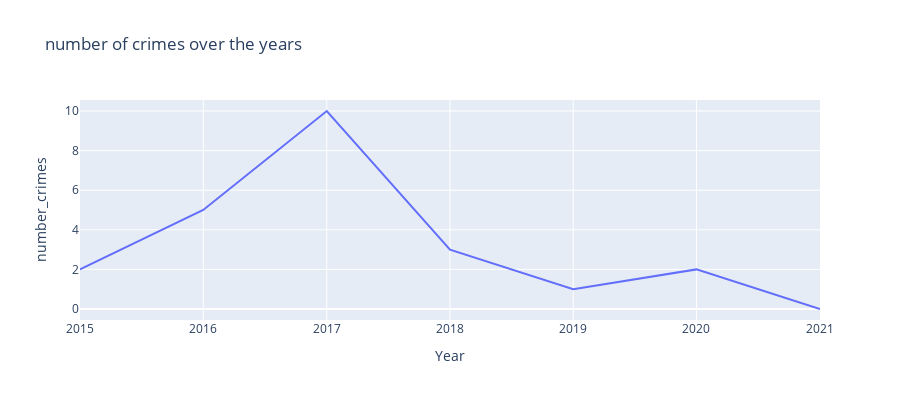

Notebook cell for this chart:
### Code cell
fig = px.line(df_municipality, x='Year', y='number_crimes', title='number of crimes over the years', width=900, height=400)
fig.show()

### Figure 1 — Plotly figure (JSON) as saved in the notebook; plotly's stock layout.template omitted (floating-point values rounded to 4 significant figures)
{"data": [{"hovertemplate": "Year=%{x}<br>number_crimes=%{y}<extra></extra>", "legendgroup": "", "line": {"color": "#636efa", "dash": "solid"}, "marker": {"symbol": "circle"}, "mode": "lines", "name": "", "orientation": "v", "showlegend": false, "type": "scatter", "x": ["2015-01-01T00:00:00", "2016-01-01T00:00:00", "2017-01-01T00:00:00", "2018-01-01T00:00:00", "2019-01-01T00:00:00", "2020-01-01T00:00:00", "2021-01-01T00:00:00"], "xaxis": "x", "y": [2, 5, 10, 3, 1, 2, 0], "yaxis": "y"}], "layout": {"height": 400, "legend": {"tracegroupgap": 0}, "title": {"text": "number of crimes over the years"}, "width": 900, "xaxis": {"anchor": "y", "domain": [0, 1], "title": {"text": "Year"}}, "yaxis": {"anchor": "x", "domain": [0, 1], "title": {"text": "number_crimes"}}}}
